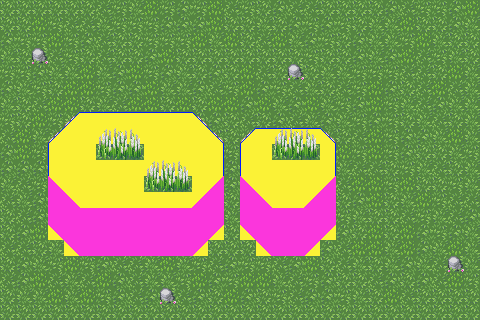

This is a level from a 2D game, rendered from its Tiled map with the project's own tilesets. A one-line summary and the map file follow, with tile-layer data summarised:
An orthogonal 30x20 tile map with 16x16 px tiles, 4 tile layers (0, 0, :shape:, 0), 3 hidden layers not drawn, 4 tilesets and 6 objects.

<map version="1.10" tiledversion="1.10.1" orientation="orthogonal" renderorder="right-down" width="30" height="20" tilewidth="16" tileheight="16" infinite="0" nextlayerid="24" nextobjectid="26">
 <tileset firstgid="1" source="tilesets/spring_forest.tsx" />
 <tileset firstgid="673" source="tilesets/shape.tsx" />
 <tileset firstgid="1697" source="tilesets/spring_trees.tsx" />
 <tileset firstgid="1700" name="spring_forest_internal" tilewidth="16" tileheight="16" tilecount="672" columns="32">
  <image source="tilesets/spring_forest.png" width="512" height="336" />
 </tileset>
 <group id="2" name="ground">
  <layer id="1" name="0" width="30" height="20">
   <data>[600 cells, 600 non-empty, 7 distinct tile ids]</data>
  </layer>
  <layer id="6" name=":shape:" width="30" height="20" visible="0">
   <data>[600 cells, 600 non-empty, 1 distinct tile ids]</data>
  </layer>
 </group>
 <group id="3" name="platforms">
  <layer id="4" name="0" width="30" height="20">
   <data>[600 cells, 141 non-empty, 38 distinct tile ids]</data>
  </layer>
  <layer id="5" name=":shape:" width="30" height="20">
   <data>[600 cells, 141 non-empty, 11 distinct tile ids]</data>
  </layer>
 </group>
 <group id="12" name="platforms_foliage">
  <properties>
   <property name="offset" type="float" value="3" />
  </properties>
  <layer id="13" name="0" width="30" height="20">
   <data>[600 cells, 18 non-empty, 6 distinct tile ids]</data>
  </layer>
  <layer id="14" name=":shape_graphics:" width="30" height="20" visible="0">
   <data>[600 cells, 18 non-empty, 2 distinct tile ids]</data>
  </layer>
 </group>
 <group id="9" name="foliage">
  <objectgroup id="17" name="0">
   <object id="17" gid="1697" x="0" y="128" width="80" height="112" />
   <object id="18" gid="1699" x="384" y="176" width="80" height="112" />
   <object id="19" gid="1698" x="320" y="304" width="80" height="112" />
   <object id="20" gid="1697" x="64" y="304" width="80" height="112" />
   <object id="21" gid="1697" x="272" y="128" width="80" height="112" />
   <object id="25" gid="1699" x="176" y="112" width="80" height="112" />
  </objectgroup>
  <layer id="18" name=":shape_collision:" width="30" height="20" visible="0">
   <data>[600 cells, 39 non-empty, 2 distinct tile ids]</data>
  </layer>
 </group>
</map>
